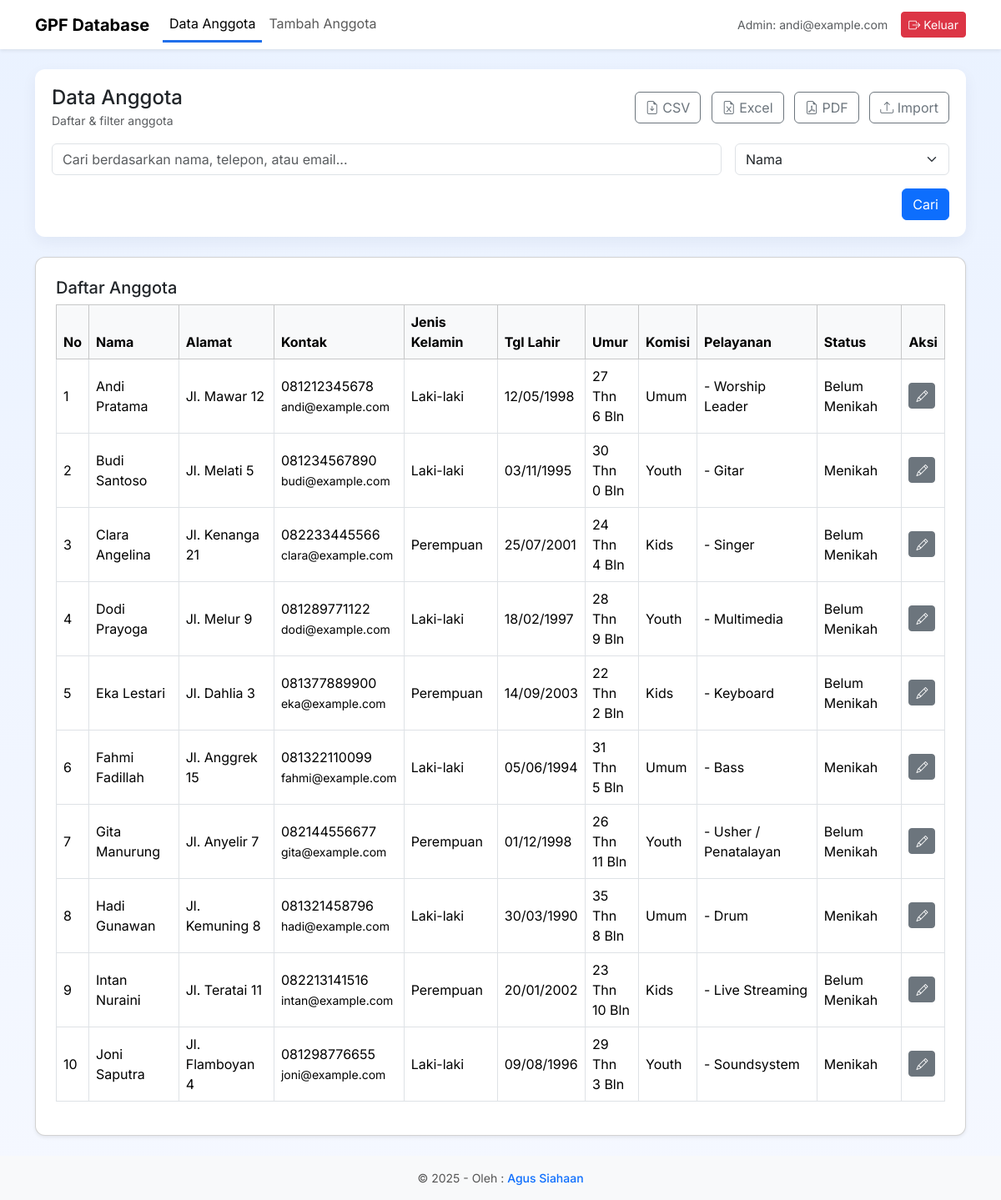
Page / (signed in) on the committed database.
### app.py (models this page shows)
class Member(Base):
    __tablename__ = 'members'
    id = Column(Integer, primary_key=True)
    name = Column(String(200))
    phone = Column(String(80))
    email = Column(String(200))
    birthdate = Column(String(50))
    gender = Column(String(50))
    commission = Column(String(100))
    status = Column(String(80))
    address = Column(Text)
    services = Column(Text)
    notes = Column(Text)
    created_at = Column(String(50))

### app.py (the view)
@app.route('/')
@login_required
def dashboard():
    q = request.args.get('q','').strip()
    service = request.args.getlist('service')
    order = request.args.get('order','name')
    db = get_db()
    query = db.query(Member)
    if q:
        like = f"%{q}%"
        query = query.filter((Member.name.ilike(like)) | (Member.phone.ilike(like)) | (Member.email.ilike(like)))
    if service:
        conds = []
        for s in service:
            query = query.filter(Member.services.ilike(f"%{s}%"))
    order_map = {'name': Member.name, 'commission': Member.commission, 'status': Member.status}
    order_col = order_map.get(order, Member.name)
    if order == 'umur':
        members = query.all()
        def _age(m):
            try:
                return datetime.now().year - int((m.birthdate or '')[:4])
            except Exception:
                return -9999
        members.sort(key=_age, reverse=True)
    else:
        members = query.order_by(order_col).all()
    return render_template('dashboard.html', members=members, q=q, selected_services=service, order=order)

### app.py (called while the page is built)
def hitung_umur(birth):
    try:
        from datetime import datetime
        dt = datetime.strptime(birth, "%Y-%m-%d")
        now = datetime.now()
        tahun = now.year - dt.year
        bulan = now.month - dt.month
        if bulan < 0:
            tahun -= 1
            bulan += 12
        return f"{tahun} Tahun {bulan} Bulan"
    except:
        return "-"

@app.context_processor
def inject_functions():
    return {'hitung_umur': hitung_umur}

@app.context_processor
def inject_csrf():
    return dict(csrf_token=lambda: generate_csrf())

def get_db():
    return SessionLocal()

def login_required(f):
    @wraps(f)
    def wrapper(*args, **kwargs):
        if 'user_id' not in session:
            return redirect(url_for('login'))
        return f(*args, **kwargs)
    return wrapper

@app.before_request
def session_timeout_check():
    session.modified = True

### templates/dashboard.html (shortened to what this page needs)
{% extends 'base.html' %}
{% block content %}
<div class="search-card">
  <div class="d-flex justify-content-between align-items-center mb-3">
    <div><h4 class="mb-0">Data Anggota</h4><small class="text-muted">Daftar & filter anggota</small></div>
    <div>
      <a class="btn btn-outline-secondary me-2" href="{{ url_for('export_data', filetype='csv') }}"><i class="bi bi-file-earmark-arrow-down"></i> CSV</a>
      <a class="btn btn-outline-secondary me-2" href="{{ url_for('export_data', filetype='xlsx') }}"><i class="bi bi-file-earmark-excel"></i> Excel</a>
      <a class="btn btn-outline-secondary me-2" href="{{ url_for('export_pdf') }}"><i class="bi bi-file-earmark-pdf"></i> PDF</a>
      <a class="btn btn-outline-secondary" href="{{ url_for('import_data') }}"><i class="bi bi-upload"></i> Import</a>
    </div>
  </div>
  <form class="row g-3" method="get">
    <div class="col-md-9">
      <input class="form-control" name="q" placeholder="Cari berdasarkan nama, telepon, atau email..." value="{{ q }}">
    </div>
    <div class="col-md-3">
      <select name="order" class="form-select">
        <option value="name" {% if order=='name' %}selected{% endif %}>Nama</option>
      </select>
    </div>
    <div class="col-12 text-end">
      <button class="btn btn-primary">Cari</button>
    </div>
  </form>
</div>
<div class="card p-4 mt-4 shadow-sm">
  <h5>Daftar Anggota</h5>
  <div class="table-responsive">
    <table class="table table-bordered align-middle">
      <thead class="table-light">
        <tr>
          <th>No</th>
          <th>Nama</th>
          <th>Alamat</th>
          <th>Kontak</th>
          <th>Jenis Kelamin</th>
          <th>Tgl Lahir</th>
          <th>Umur</th>
          <th>Komisi</th>
          <th>Pelayanan</th>
          <th>Status</th>
          <th>Aksi</th>
        </tr>
      </thead>
      <tbody>
{% for m in members %}
  <tr>
    <td>{{ loop.index }}</td>
    <td>{{ m.name }}</td>
    <td>{{ m.address or '-' }}</td>
    <td>
      {{ m.phone or '' }}<br>
      <small>{{ m.email or '' }}</small>
    </td>
    <td>{{ m.gender or '' }}
</td>
<td>
{% if m.birthdate %}
  {{ m.birthdate[8:10] }}/{{ m.birthdate[5:7] }}/{{ m.birthdate[0:4] }}
{% else %}-{% endif %}
</td>
<td>
{% if m.birthdate %}
  {% set hasil = hitung_umur(m.birthdate).split(' ') %}
  {{ hasil[0] }} Thn<br>
  {{ hasil[2] }} Bln
{% else %}-{% endif %}
</td>
    <td>{{ m.commission or '' }}</td>
    <td>
    {% if m.services %}
      {% for s in m.services.split(',') %}
        - {{ s }}<br>
      {% endfor %}
    {% else %}-{% endif %}
</td>
    <td>{{ m.status or '' }}</td>
    <td>
      <a class="btn btn-sm btn-secondary" href="{{ url_for('edit_member', id=m.id) }}">
        <i class="bi bi-pencil"></i>
      </a>
    </td>
  </tr>
{% endfor %}
</tbody>
    </table>
  </div>
</div>
{% endblock %}

### templates/base.html (shortened to what this page needs)
<!doctype html>
<html lang="id">
  <head>
    <link href="https://cdn.jsdelivr.net/npm/bootstrap@5.3.2/dist/css/bootstrap.min.css" rel="stylesheet">
    <link href="https://cdn.jsdelivr.net/npm/bootstrap-icons@1.10.5/font/bootstrap-icons.css" rel="stylesheet">
  </head>
  <body>
    <nav class="navbar navbar-expand-lg navbar-light bg-white shadow-sm">
      <div class="container">
        <a class="navbar-brand fw-bold" href="{{ url_for('dashboard') }}">GPF Database</a>
        <div class="collapse navbar-collapse" id="navmenu">
          <ul class="navbar-nav me-auto mb-2 mb-lg-0">
{% if session.get('user_id') %}
            <li class="nav-item"><a class="nav-link {% if request.path=='/' %}active{% endif %}" href="{{ url_for('dashboard') }}">Data Anggota</a></li>
            <li class="nav-item"><a class="nav-link {% if request.path=='/add' %}active{% endif %}" href="{{ url_for('add_member') }}">Tambah Anggota</a></li>
          {% endif %}
</ul>
          <div class="d-flex align-items-center">
            {% if session.get('username') %}
            <small class="me-3 text-muted">Admin: {{ session.get('username') }}</small>
            <a class="btn btn-danger btn-sm" href="{{ url_for('logout') }}"><i class="bi bi-box-arrow-right"></i> Keluar</a>
            {% endif %}
          </div>
        </div>
      </div>
    </nav>
    <div class="container my-4">
      {% block content %}{% endblock %}
    </div>
<footer class="text-center py-3 mt-4" style="font-size: 14px; color:#555; background:#f8f9fa;">
    © 2025 - Oleh :
    <a href="http://agussiahaan.my.id/" target="_blank" style="text-decoration:none; font-weight:500;">
        Agus Siahaan
    </a>
</footer>
</body>
</html>

### templates/base.html (style rules this page uses)
body { font-family: 'Inter', system-ui, -apple-system, 'Segoe UI', Roboto, 'Helvetica Neue', Arial; background: linear-gradient(180deg,#eaf2ff 0%, #f5f8ff 100%); }
.card { border-radius: 12px; }
.nav-link.active { border-bottom: 3px solid #1f6feb; }
.search-card { background: white; padding: 20px; border-radius: 12px; box-shadow: 0 6px 18px rgba(20,40,80,0.06); }

### rows in the picture
Member: get "andi@example.com", name "Andi Pratama", address "Jl. Mawar 12", phone "081212345678", email "andi@example.com", gender "Laki-laki", birthdate "12", birthdate "05", birthdate "1998", hasil "27", hasil "6", commission "Umum", services "Worship Leader", status "Belum Menikah"
Member: name "Budi Santoso", address "Jl. Melati 5", phone "081234567890", email "budi@example.com", gender "Laki-laki", birthdate "03", birthdate "11", birthdate "1995", hasil "30", hasil "0", commission "Youth", services "Gitar", status "Menikah"
Member: name "Clara Angelina", address "Jl. Kenanga 21", phone "082233445566", email "clara@example.com", gender "Perempuan", birthdate "25", birthdate "07", birthdate "2001", hasil "24", hasil "4", commission "Kids", services "Singer", status "Belum Menikah"
Member: name "Dodi Prayoga", address "Jl. Melur 9", phone "081289771122", email "dodi@example.com", gender "Laki-laki", birthdate "18", birthdate "02", birthdate "1997", hasil "28", hasil "9", commission "Youth", services "Multimedia", status "Belum Menikah"
Member: name "Eka Lestari", address "Jl. Dahlia 3", phone "081377889900", email "eka@example.com", gender "Perempuan", birthdate "14", birthdate "09", birthdate "2003", hasil "22", hasil "2", commission "Kids", services "Keyboard", status "Belum Menikah"
Member: name "Fahmi Fadillah", address "Jl. Anggrek 15", phone "081322110099", email "fahmi@example.com", gender "Laki-laki", birthdate "05", birthdate "06", birthdate "1994", hasil "31", hasil "5", commission "Umum", services "Bass", status "Menikah"
Member: name "Gita Manurung", address "Jl. Anyelir 7", phone "082144556677", email "gita@example.com", gender "Perempuan", birthdate "01", birthdate "12", birthdate "1998", hasil "26", hasil "11", commission "Youth", services "Usher / Penatalayan", status "Belum Menikah"
Member: name "Hadi Gunawan", address "Jl. Kemuning 8", phone "081321458796", email "hadi@example.com", gender "Laki-laki", birthdate "30", birthdate "03", birthdate "1990", hasil "35", id "8", commission "Umum", services "Drum", status "Menikah"
Member: name "Intan Nuraini", address "Jl. Teratai 11", phone "082213141516", email "intan@example.com", gender "Perempuan", birthdate "20", birthdate "01", birthdate "2002", hasil "23", hasil "10", commission "Kids", services "Live Streaming", status "Belum Menikah"
Member: name "Joni Saputra", address "Jl. Flamboyan 4", phone "081298776655", email "joni@example.com", gender "Laki-laki", birthdate "09", birthdate "08", birthdate "1996", hasil "29", hasil "3", commission "Youth", services "Soundsystem", status "Menikah"
